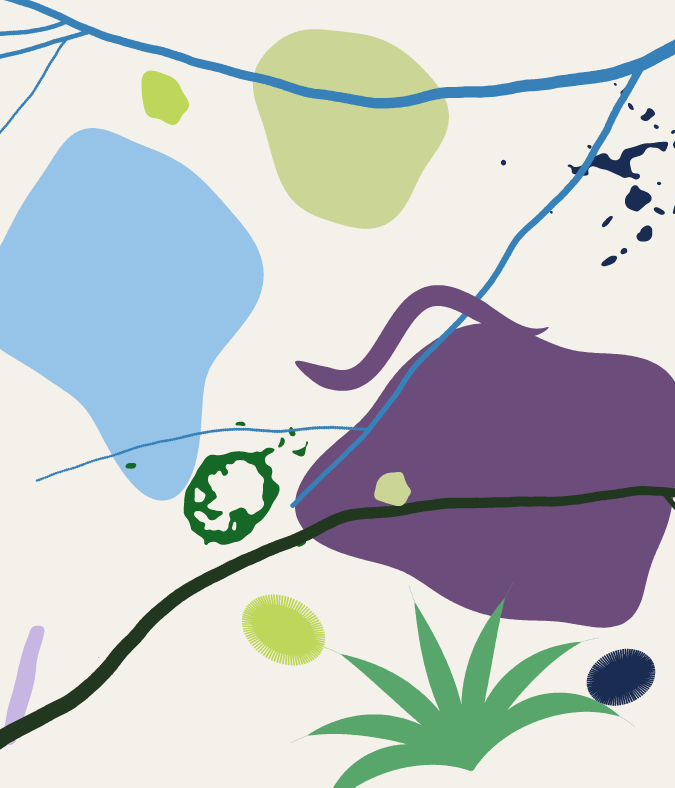
#> input picture creative-code/weekender/SFW-bucket-cutout-if.png, 2700 x 3150 px, given in place of plate_4.png, which was not available (shown at 1/4 size)
$ python cutout.py
#> lines starting #> are read from the running program, lines starting #| are printed output that depends on the picture; after the words box and inside, x2 and y2 are one past the last pixel; in counts of white or black regions, pixels touching at a corner belong together
import math, random, numpy as np
from PIL import Image, ImageDraw, ImageFilter
def hx(h): h=h.lstrip('#'); return tuple(int(h[i:i+2],16) for i in (0,2,4))
C=dict(navy=hx('1A2C52'),blue=hx('3780B8'),lblue=hx('96C4E8'),purple=hx('6B4C7A'),lil=hx('C8B6E2'),dg=hx('22371F'),fwg=hx('156826'),lg=hx('59A66C'),lime=hx('BED65A'),pg=hx('CBD696'),olive=hx('5B6B2E'),cream=hx('F4F1EA'),sage=hx('A8B49A'))
def plate_mask(i,size,rot,blur):
    p=Image.open(f'/home/claude/merch/micro/plate_{i}.png').convert('RGBA').split()[3]
    m=Image.new('L',p.size,0); c=p.width/2; r=p.width*0.42; ImageDraw.Draw(m).ellipse([c-r,c-r,c+r,c+r],fill=255)
    p=Image.fromarray(np.minimum(np.asarray(p),np.asarray(m))).rotate(rot).resize((size,size),Image.LANCZOS)
    return p.filter(ImageFilter.GaussianBlur(blur)).point(lambda v:255 if v>110 else 0).filter(ImageFilter.GaussianBlur(2)).point(lambda v:255 if v>127 else 0)
def blob(d,cx,cy,R,seed,lobes=6,amp=0.35,sy=1.0,col=(0,0,0)):
    r=random.Random(seed); L=[(r.uniform(0,6.28),r.uniform(0.15,amp),r.uniform(0.25,0.5)) for _ in range(lobes)]
    pts=[]
    for t in np.linspace(0,6.283,500):
        k=1
        for a,am,wd in L: dd=math.atan2(math.sin(t-a),math.cos(t-a)); k+=am*math.exp(-(dd/wd)**2)
        pts.append((cx+R*k*math.cos(t),cy+R*sy*k*math.sin(t)))
    d.polygon(pts,fill=col)
def stroke(d,pts,ws,col):
    for (x,y),w in zip(pts,ws): d.ellipse([x-w/2,y-w/2,x+w/2,y+w/2],fill=col)
def hypha(d,x,y,a,w,col,rr,n=420,dep=0):
    pts=[];ws=[]
    for i in range(n):
        a+=rr.gauss(0,0.03); x+=9*math.cos(a); y+=9*math.sin(a); w*=0.998; pts.append((x,y)); ws.append(w)
        if rr.random()<0.006 and dep<2: hypha(d,x,y,a+rr.choice([-1,1])*rr.uniform(0.5,0.9),w*0.6,col,rr,int(n*0.6),dep+1)
    stroke(d,pts,ws,col)
def nematode(d,cx,cy,L,a,wid,col,ph=0):
    pts=[];ws=[]
    for i in range(500):
        t=i/499; s=(t-0.5)*L; o=0.12*L*math.sin(t*2*math.pi*1.3+ph)
        pts.append((cx+s*math.cos(a)-o*math.sin(a),cy+s*math.sin(a)+o*math.cos(a))); ws.append(wid*min(1,(t/0.1)**0.6,((1-t)/0.25)**0.8)+3)
    stroke(d,pts,ws,col)
def ciliate(d,cx,cy,rx,ry,rot,col,cil=True):
    ca,sa=math.cos(rot),math.sin(rot); P=lambda x,y:(cx+x*ca-y*sa,cy+x*sa+y*ca)
    d.polygon([P(rx*math.cos(t),ry*math.sin(t)) for t in np.linspace(0,6.283,300)],fill=col)
    if cil:
        for t in np.linspace(0,6.283,90): d.line([P(rx*math.cos(t),ry*math.sin(t)),P((rx+40)*math.cos(t),(ry+40)*math.sin(t))],fill=col,width=7)
def frond(d,x,y,a,L,col,rr):
    # flagellate / leaf-like fan of fronds like the reference
    for k in range(7):
        b=a+(k-3)*0.22; w=L*0.12
        pts=[];ws=[]
        xx,yy=x,y
        for i in range(160):
            t=i/159; b+=0.004*(k-3); xx+=L/160*math.cos(b); yy+=L/160*math.sin(b); pts.append((xx,yy)); ws.append(w*math.sin(math.pi*min(1,t*1.1)) +2)
        stroke(d,pts,ws,col)
def compose(W,H,seed,bg,P,name):
    r=random.Random(seed); im=Image.new('RGB',(W,H),C[bg]); d=ImageDraw.Draw(im); S=W/2400
    # big background blobs
    blob(d,W*0.18,H*0.35,420*S,seed+1,6,0.4,1.1,C[P[0]])
    blob(d,W*0.78,H*0.62,520*S,seed+2,7,0.45,0.9,C[P[1]])
    blob(d,W*0.52,H*0.15,300*S,seed+3,5,0.35,1,C[P[2]])
    # micrograph silhouettes as flat cut-outs
    for k,(i,sz,x,y,col) in enumerate([(4,900,0.33,0.62,P[3]),(14,800,0.88,0.22,P[4]),(8,700,0.06,0.9,P[5])]):
        m=plate_mask(i,int(sz*S),r.choice([0,90,180,270]),int(10*S)); im.paste(C[col],(int(W*x-m.width/2),int(H*y-m.height/2)),m)
    d=ImageDraw.Draw(im)
    rr=random.Random(seed+9)
    hypha(d,-50,H*0.95,-0.6,60*S,C[P[6]],rr); hypha(d,W+50,H*0.05,2.6,48*S,C[P[7]],rr)
    nematode(d,W*0.62,H*0.42,900*S,-0.25,70*S,C[P[8]])
    ciliate(d,W*0.42,H*0.80,120*S,80*S,0.5,C[P[9]])
    ciliate(d,W*0.92,H*0.86,90*S,60*S,-0.4,C[P[4]])
    frond(d,W*0.70,H*0.98,-1.9,700*S,C[P[10]],rr)
    blob(d,W*0.24,H*0.12,70*S,seed+20,5,0.5,1,C[P[9]])
    blob(d,W*0.58,H*0.62,55*S,seed+21,5,0.5,1,C[P[2]])
    im.save(name); return im
# weekender ratio ~ 24x13 -> preview 2400x1300
a=compose(2400,1300,1,'cream',['lblue','purple','pg','fwg','navy','lil','dg','blue','purple','lime','lg'],'SFW-cutout-a.png')
#> in plate_mask, `p=Image.open(f'/home/claude/merch/micro/plate_{i}.png').convert('RGBA'..`: p: PIL image 2700x3150 L; every value is 255
#> in plate_mask, `m = Image.new('L', p.size, 0)`: m: PIL image 2700x3150 L; every value is 0
#> in plate_mask, `ImageDraw.Draw(m).ellipse([c - r, c - r, c + r, c + r], fill=255)`:
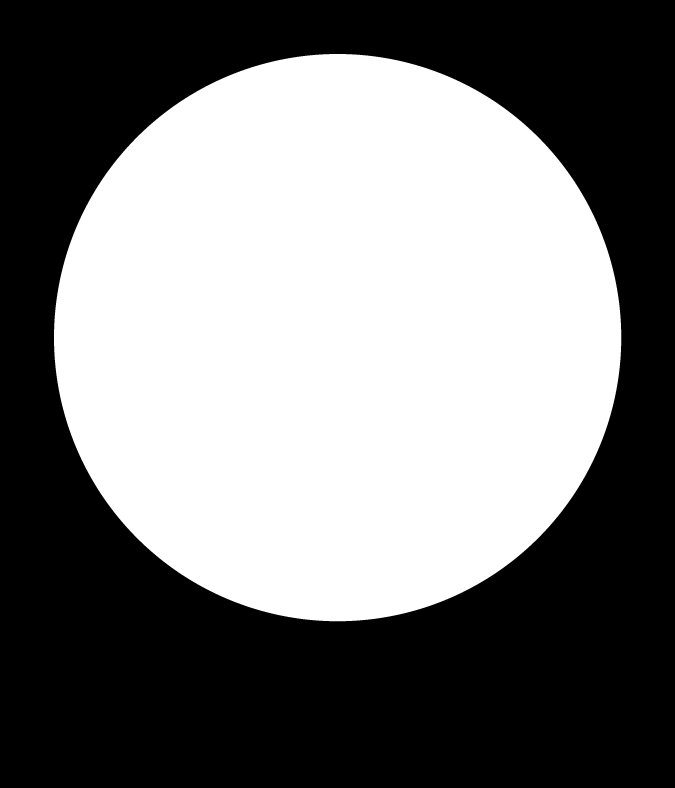
#> m: PIL image 2700x3150 L (shown at 1/4 size); 47.5% white; 1 white region, box (x1, y1, x2, y2) and area: (216, 216, 2485, 2485) 4043177
#> in plate_mask, `return p.filter(ImageFilter.GaussianBlur(blur)).point(lambda v:255 if ..`: returned value: PIL image 900x900 L; 48% white; 1 white region, box (x1, y1, x2, y2) and area: (0, 124, 755, 776) 388441
#> pass 2 of the loop in compose, `for k,(i,sz,x,y,col) in enumerate([(4,900,0.33,0.62,P[3]),(14,800,0.88..`:
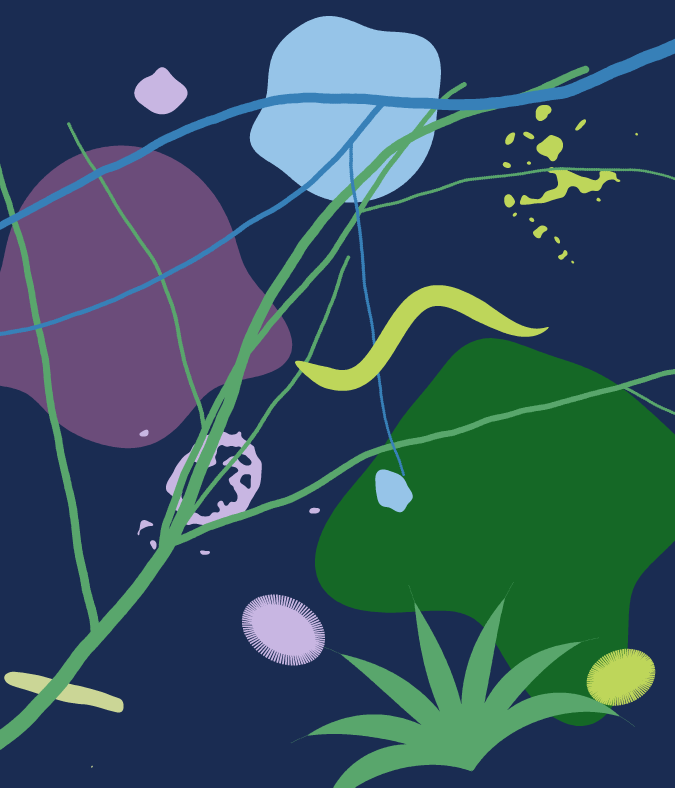
#> input picture creative-code/weekender/SFW-bucket-cutout-ob.png, 2700 x 3150 px, given in place of plate_14.png, which was not available (shown at 1/4 size)
#> in plate_mask (call 2), `return p.filter(ImageFilter.GaussianBlur(blur)).point(lambda v:255 if ..`:
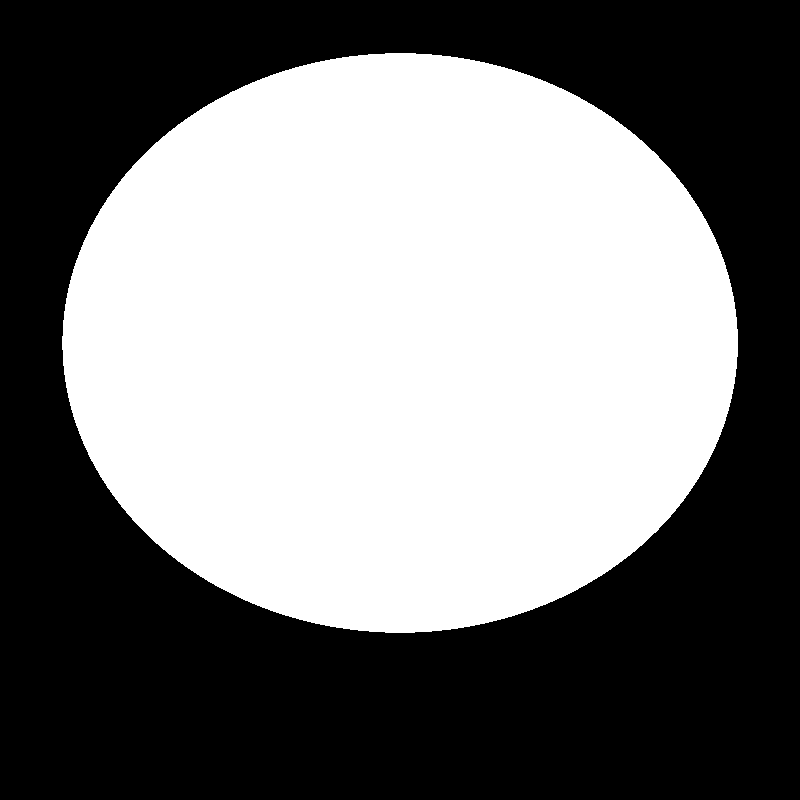
#> returned value: PIL image 800x800 L; 48% white; 1 white region, box (x1, y1, x2, y2) and area: (62, 53, 738, 633) 307375
b=compose(2400,1300,2,'navy',['fwg','purple','blue','lime','lil','lg','pg','lblue','lime','lil','lg'],'SFW-cutout-b.png')
#> call 2 of compose, with W = 2400, H = 1300, seed = 2, bg = 'navy', name = 'SFW-cutout-b.png'
#> call 4 of plate_mask, with i = 4, size = 900, rot = 0, blur = 10
#> in plate_mask (call 4), `return p.filter(ImageFilter.GaussianBlur(blur)).point(lambda v:255 if ..`:
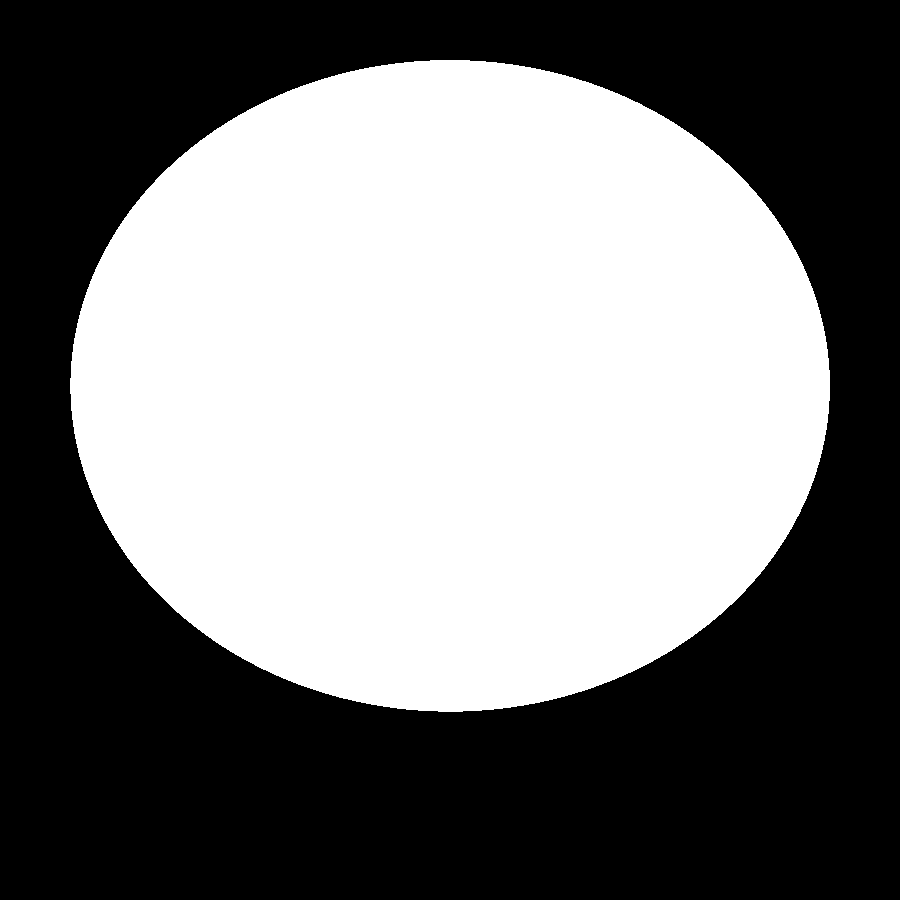
#> returned value: PIL image 900x900 L; 48% white; 1 white region, box (x1, y1, x2, y2) and area: (70, 60, 830, 712) 388631
#> pass 2 of the loop in compose, `for k,(i,sz,x,y,col) in enumerate([(4,900,0.33,0.62,P[3]),(14,800,0.88..`:
#> in compose (call 2), `im.save(name)`:
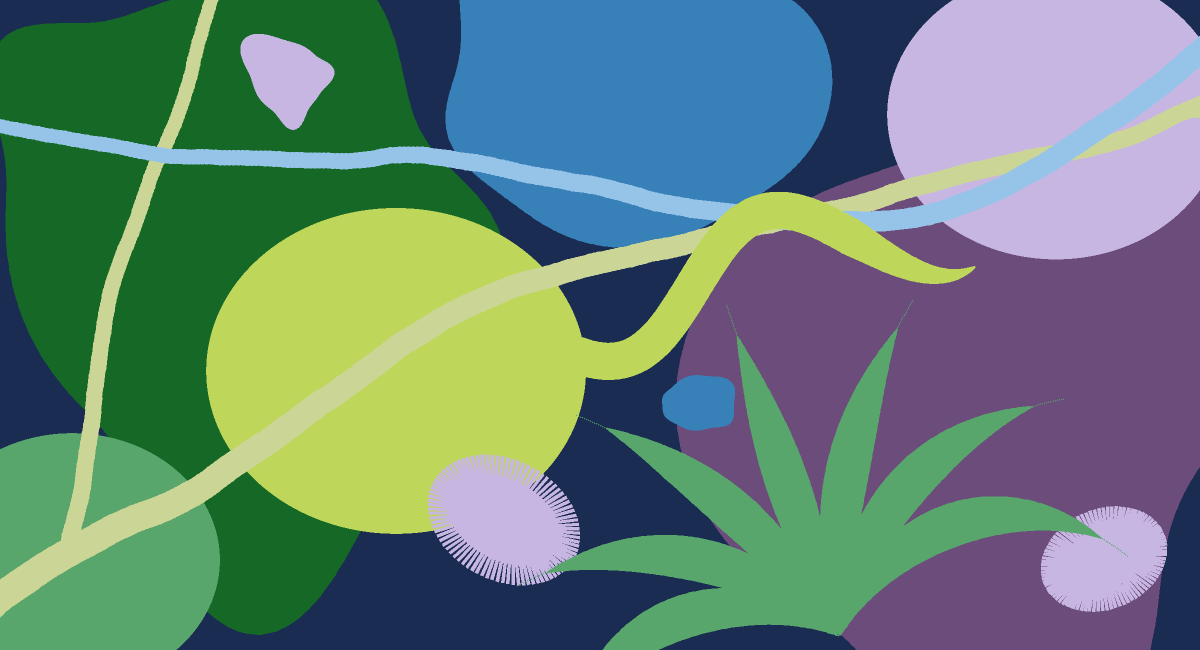
#> saved as SFW-cutout-b.png: PIL image 2400x1300 RGB (shown at 1/2 size); mean R, G, B 100.8, 130.5, 118.7
c=compose(2400,1300,3,'lil',['blue','fwg','pg','purple','navy','lime','dg','lg','navy','lime','fwg'],'SFW-cutout-c.png')
#> call 3 of compose, with W = 2400, H = 1300, seed = 3, bg = 'lil', name = 'SFW-cutout-c.png'
#> in compose (call 3), `im = Image.new('RGB', (W, H), C[bg])`:
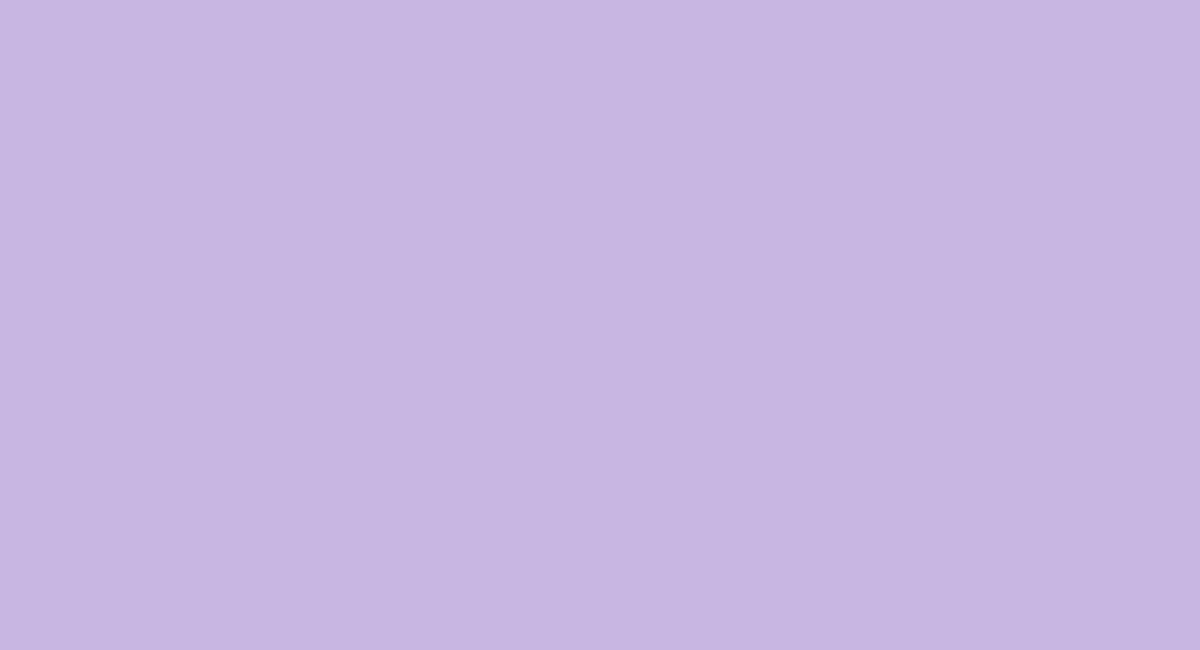
#> im: PIL image 2400x1300 RGB (shown at 1/2 size); mean R, G, B 200, 182, 226
#> pass 2 of the loop in compose, `for k,(i,sz,x,y,col) in enumerate([(4,900,0.33,0.62,P[3]),(14,800,0.88..`:
#> in compose (call 3), `im.paste(C[col], (int(W * x - m.width / 2), int(H * y - m.height / 2))`:
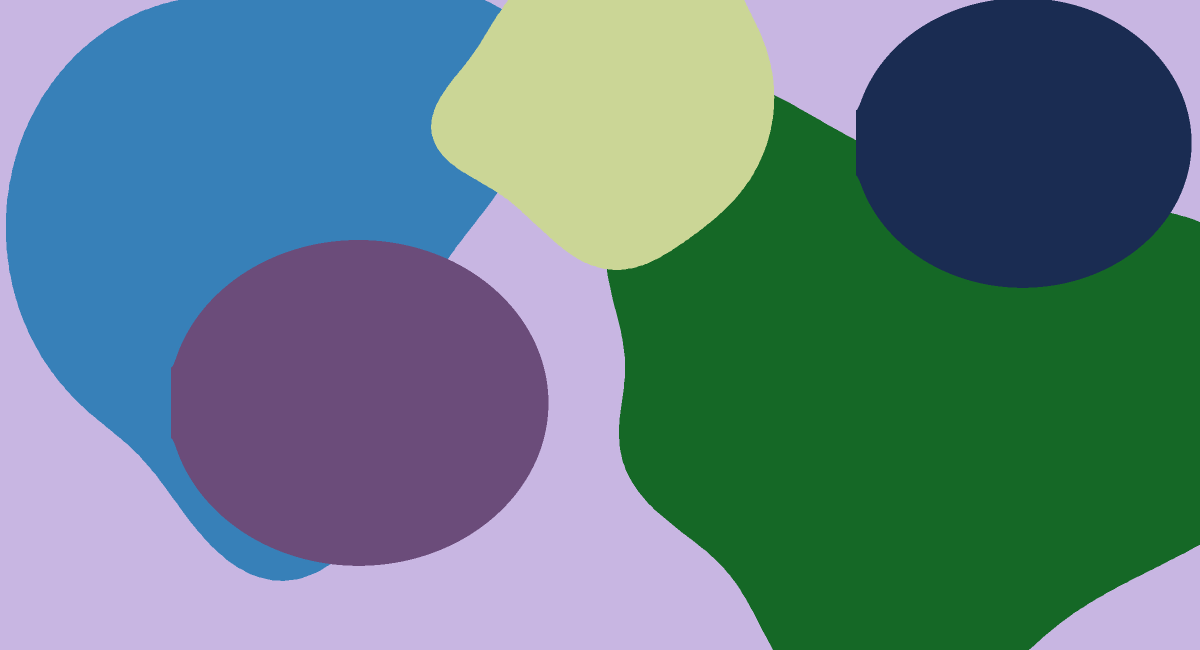
#> im: PIL image 2400x1300 RGB (shown at 1/2 size); mean R, G, B 95.5, 126.6, 131.9
#> in compose (call 3), `im.save(name)`:
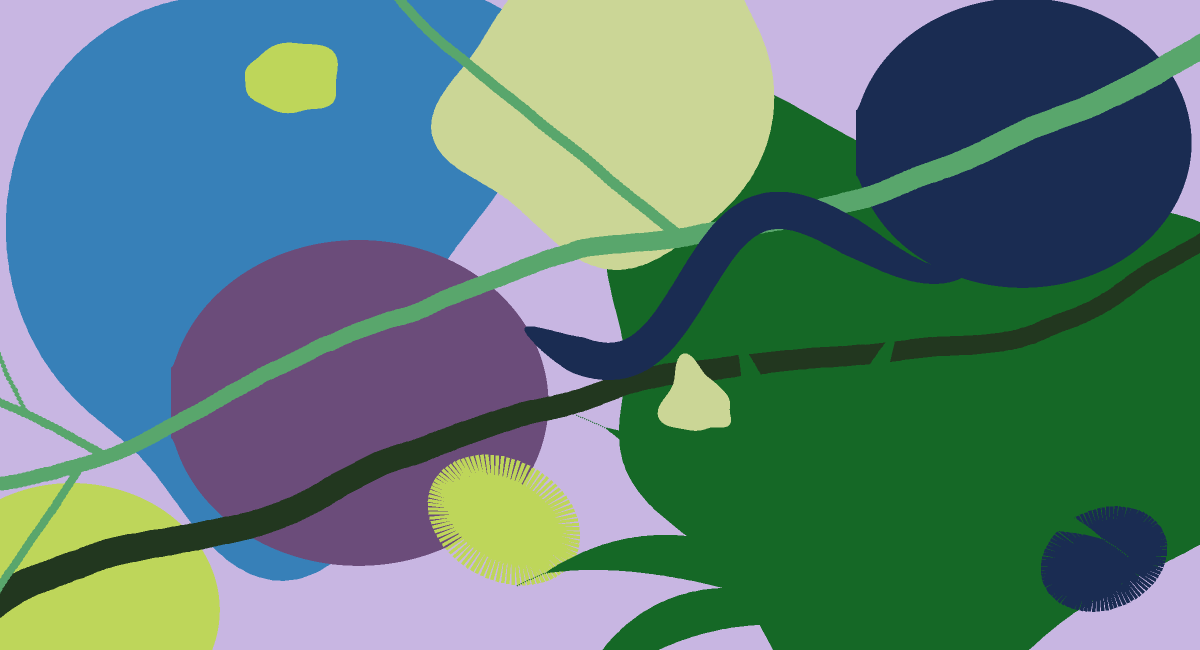
#> saved as SFW-cutout-c.png: PIL image 2400x1300 RGB (shown at 1/2 size); mean R, G, B 90.7, 125.7, 119.2
S=Image.new('RGB',(1240,3*670+20),(226,222,214))
for i,v in enumerate([a,b,c]): S.paste(v.resize((1200,650)),(20,20+i*670))
#> this loop made 3 passes
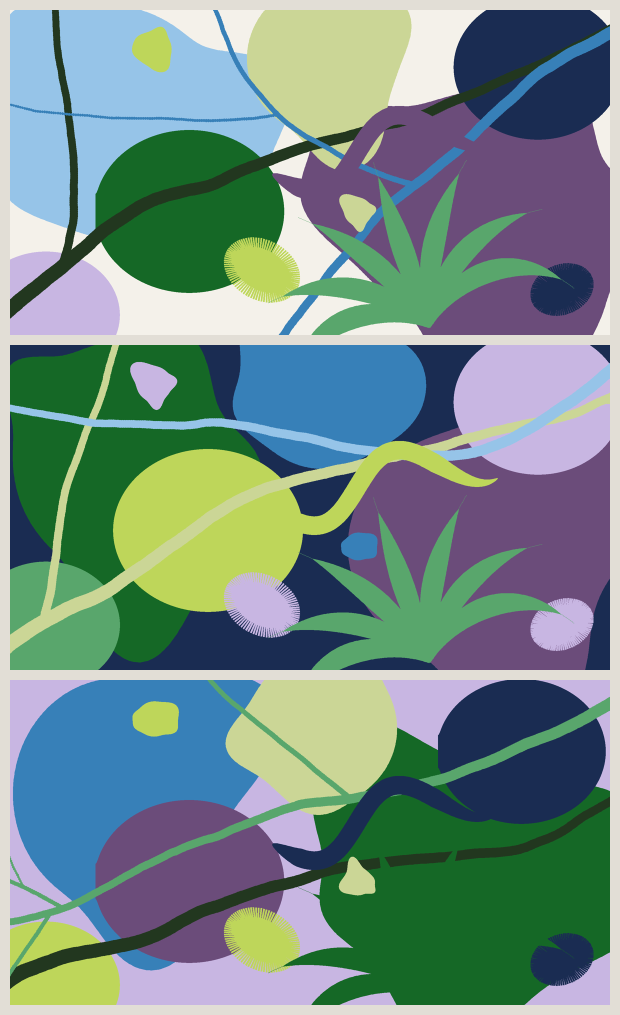
#> S: PIL image 1240x2030 RGB (shown at 1/2 size); mean R, G, B 114, 140.3, 134
S.save('SFW-cutout-preview.jpg',quality=90)
